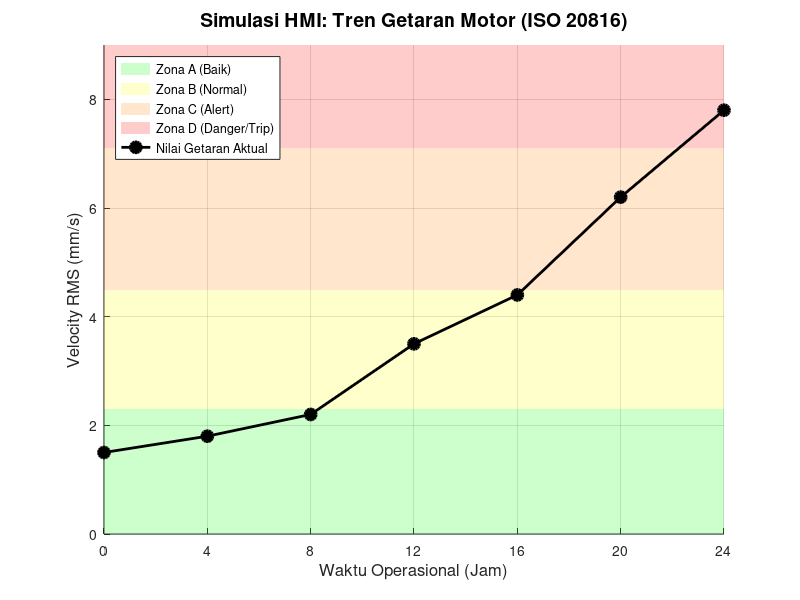

Write MATLAB code to recreate this figure.
% =========================================================================
% SIMULASI HMI GRAFANA: TREN KONDISI MOTOR (STANDAR ISO 20816)
% =========================================================================

%% 1. Parameter Simulasi (Waktu & Data)
% Pengambilan sampel setiap 4 jam dalam sehari (24 jam)
waktu_jam = [0, 4, 8, 12, 16, 20, 24];

% Skenario Data Velocity RMS (mm/s) dari ESP32
% Asumsi: Pagi hari mesin sehat, siang mulai degradasi, malam masuk zona bahaya
v_rms = [1.5, 1.8, 2.2, 3.5, 4.4, 6.2, 7.8]; 

%% 2. Pembuatan Kanvas Dashboard HMI
figure('Name', 'Dashboard HMI - Tren Getaran Motor', 'NumberTitle', 'off', 'Position', [100, 100, 800, 500]);
hold on;

% -------------------------------------------------------------------------
% 3. PEMBUATAN ZONA WARNA STANDAR ISO 20816
% Menggunakan patch untuk membuat blok warna di latar belakang
% -------------------------------------------------------------------------
% Zona A (Hijau) - Kondisi Sangat Baik (< 2.3 mm/s)
patch([0 24 24 0], [0 0 2.3 2.3], 'g', 'FaceAlpha', 0.2, 'EdgeColor', 'none', 'DisplayName', 'Zona A (Baik)');

% Zona B (Kuning) - Kondisi Normal (2.3 - 4.5 mm/s)
patch([0 24 24 0], [2.3 2.3 4.5 4.5], 'y', 'FaceAlpha', 0.2, 'EdgeColor', 'none', 'DisplayName', 'Zona B (Normal)');

% Zona C (Oranye) - Kondisi Peringatan (4.5 - 7.1 mm/s)
patch([0 24 24 0], [4.5 4.5 7.1 7.1], [1 0.5 0], 'FaceAlpha', 0.2, 'EdgeColor', 'none', 'DisplayName', 'Zona C (Alert)');

% Zona D (Merah) - Kondisi Bahaya (> 7.1 mm/s)
patch([0 24 24 0], [7.1 7.1 10 10], 'r', 'FaceAlpha', 0.2, 'EdgeColor', 'none', 'DisplayName', 'Zona D (Danger/Trip)');

% -------------------------------------------------------------------------
% 4. PLOT DATA TREN GETARAN MOTOR
% -------------------------------------------------------------------------
plot(waktu_jam, v_rms, '-ko', 'LineWidth', 2, 'MarkerSize', 8, 'MarkerFaceColor', 'k', 'DisplayName', 'Nilai Getaran Aktual');

%% 5. Formatting Tampilan HMI
title('Simulasi HMI: Tren Getaran Motor (ISO 20816)', 'FontSize', 14, 'FontWeight', 'bold');
xlabel('Waktu Operasional (Jam)', 'FontSize', 12);
ylabel('Velocity RMS (mm/s)', 'FontSize', 12);

% Pengaturan Sumbu
xlim([0 24]);
ylim([0 9]);
xticks(0:4:24);

% Menampilkan Legenda dan Grid
legend('Location', 'northwest');
grid on;
hold off;
